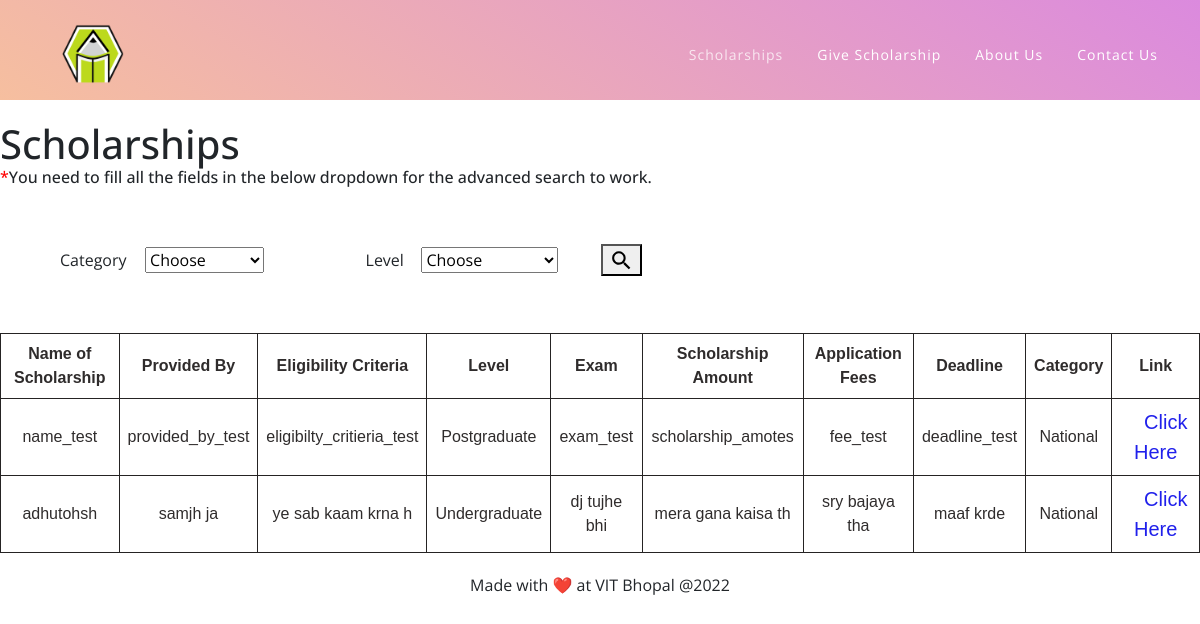
The app's page /filter/, older data.
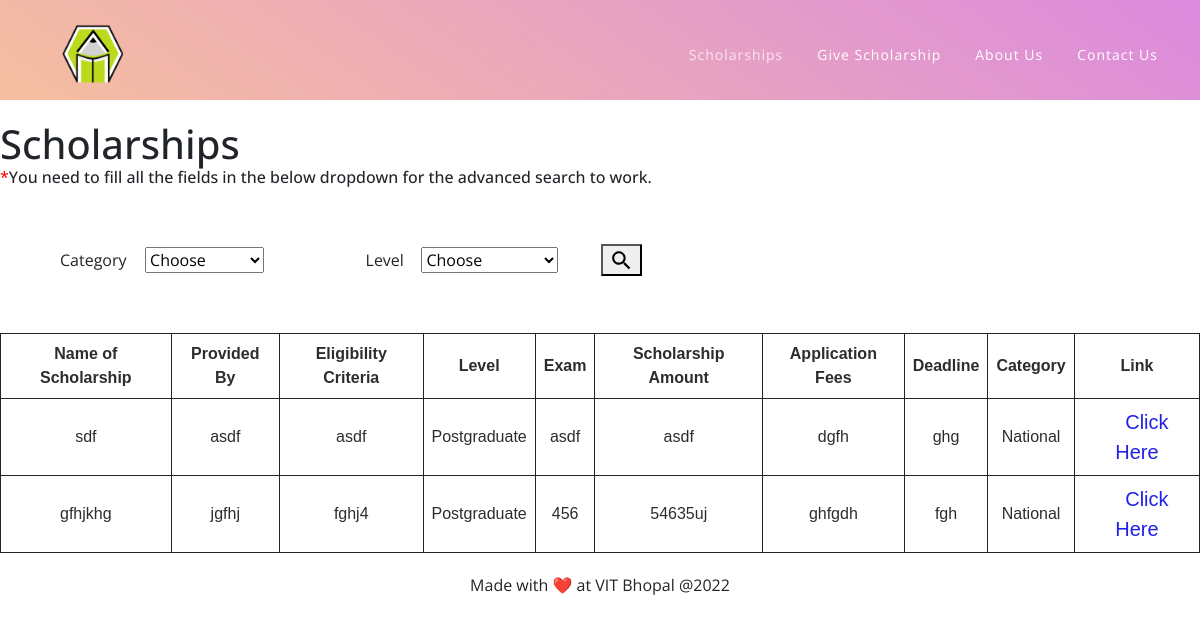
The same page, newer data.
### app/models.py (models this page shows, shortened)
class App(models.Model):
    level = [("Undergraduate","UNDERGRADUATE"),
            ("Postgraduate", "POSTGRADUATE"),
            ("Phd", "PhD")]
    categories = [("National","NATIONAL"),
                 ("International", "INTERNATIONAL")]
    name = models.CharField(max_length=64, help_text = "Enter Name of Scholarship")
    providedby = models.CharField(max_length=64, verbose_name = "Provided By", help_text="Enter name of sponsor or organization")
    eligibilitycriteria = models.CharField(max_length=512, verbose_name = "Eligibility Criteria", help_text="Enter Eligibility Criteria")
    exam = models.CharField(max_length=64, help_text="Enter if any exam is required")
    scholarshipamount = models.CharField(max_length = 18, verbose_name = "Scholarship Amount")
    applicationfees = models.CharField(max_length = 18, verbose_name = "Application Fees")
    deadline = models.CharField(max_length=32)
    link = models.CharField(max_length=128, help_text="Enter 404 if not available")
    category = models.CharField(choices=categories, blank=True, verbose_name = "Category", max_length=200, null=True)
    levels = models.CharField(choices=level, blank=True, verbose_name = "Levels", max_length=200, null=True)

### app/views.py (the view)
# urls.py: path("filter/", views.category, name="filter"),
def category(request):
    search_post = request.GET.get('dropdown')
    search_level = request.GET.get('level')
    search_salary = request.GET.get('salary')
    if search_post:
        apps = App.objects.filter(Q(category=search_post) & Q(levels=search_level))
    else:
        apps = App.objects.all().order_by("-name")
    return render(request, "app/filter.html",{
        "apps":apps
    })

### app/templates/app/filter.html (shortened to what this page needs)
{% load static %}
<!DOCTYPE html>
<html lang = "en">
    <head>
        <link href="{% static 'app/vendor/bootstrap/css/bootstrap.min.css' %}" rel="stylesheet">
        <link rel="stylesheet" href="{% static 'app/assets/css/fontawesome.css' %}">
        <link rel="stylesheet" href="{% static 'app/assets/css/templatemo-eduwell-style.css' %}">
        <link rel="stylesheet" href="{% static 'app/assets/css/owl.css' %}">
        <link rel="stylesheet" href="{% static 'app/assets/css/lightbox.css' %}">
</head>
<body>
    <header class="header-area header-sticky">
        <div class="container">
            <div class="row">
                <div class="col-12">
                    <nav class="main-nav">
                        <a href="{% url 'landing' %}" class="logo">
                            <img src="{% static 'app/assets/images/templatemo-eduwell.png' %}" alt="EduWell Template" width="60" height="60">
                        </a>
                        <ul class="nav">
                            <li><a href="{% url 'index' %}" class="active">Scholarships</a></li>
                            <li><a href = "{% url 'contact'%}">Give Scholarship</a></li>
                            <li><a href="{% url 'about' %}">About Us</a></li>
                            <li><a href="{% url 'contact'%}">Contact Us</a></li>
                        </ul>
                    </nav>
                </div>
            </div>
        </div>
    </header>
<div style="margin-top: 120px;">
    <h1>Scholarships</h1>
    <h6><span style = "color: red;">*</span>You need to fill all the fields in the below dropdown for the advanced search to work.</h6>
    <form style="display: flex; align-items: center;" name = "search">
        <div style="display: flex; align-items: center; padding: 5%;">
            <label style="padding-right: 10%;"  for = "dropdown">Category</label>
            <select  name = "dropdown">
                <option>Choose</option>
            </select>
        </div>
        <div style="display: flex; align-items: center; padding: 5%;">
            <label style="padding-right: 10%;" for = "level">Level</label>
            <select name = "level">
                <option >Choose</option>
            </select>
        </div>
        <button><img src="{% static 'app/images/search-icon.svg' %}" height="25px" width="25px"></button>
    </form>
    <table>
        <tr>
            <th>Name of Scholarship</th>
            <th>Provided By</th>
            <th>Eligibility Criteria</th>
            <th>Level</th>
            <th>Exam</th>
            <th>Scholarship Amount</th>
            <th>Application Fees</th>
            <th>Deadline</th>
            <th>Category</th>
            <th>Link</th>
        </tr>
    {% for app in apps %}
        <tr style="background-color:#ffffffbb">
            <td>{{app.name}}</td>
            <td>{{app.providedby}}</td>
            <td>{{app.eligibilitycriteria}}</td>
            <td>{{app.levels}}</td>
            <td>{{app.exam}}</td>
            <td>{{app.scholarshipamount}}</td>
            <td>{{app.applicationfees}}</td>
            <td>{{app.deadline}}</td>
            <td>{{app.category}}</td>
            <td><a href = "{{app.link}}" style = "color: rgb(32, 32, 235)">Click Here</a></td>
        </tr>
        {% endfor %}
    </table>
    </div>
</body>
<footer style="    margin-top: 20px;
left: 0;
bottom: 0;
width: 100%;
text-align: center;">Made with ❤️ at VIT Bhopal @2022</footer>
</html>

### app/static/app/assets/css/templatemo-eduwell-style.css (style rules this page uses)
html, body, div, span, applet, object, iframe, h1, h2, h3, h4, h5, h6, p, blockquote, div pre, a, abbr, acronym, address, big, cite, code, del, dfn, em, font, img, ins, kbd, q, s, samp, small, strike, strong, sub, sup, tt, var, b, u, i, center, dl, dt, dd, ol, ul, li, figure, header, nav, section, article, aside, footer, figcaption { margin: 0; padding: 0; border: 0; outline: 0; }
ul, li { padding: 0; margin: 0; list-style: none; }
header, nav, section, article, aside, footer, hgroup { display: block; }
* { box-sizing: border-box; }
html, body { font-family: 'Open Sans', sans-serif; font-weight: 400; background-color: #fff; font-size: 16px; -ms-text-size-adjust: 100%; -webkit-font-smoothing: antialiased; -moz-osx-font-smoothing: grayscale; }
a { text-decoration: none !important; }
h1, h2, h3, h4, h5, h6 { margin-top: 0px; margin-bottom: 0px; }
ul { margin-bottom: 0px; }
img { width: 100%; overflow: hidden; }
html, body { background: #fff; font-family: 'Open Sans', sans-serif; }
.header-area { background-image: url(../images/header-bg.png); background-size: contain; background-repeat: no-repeat; background-position: center; position: absolute; top: 0; left: 0; right: 0; z-index: 100; -webkit-transition: all .5s ease 0s; -moz-transition: all .5s ease 0s; -o-transition: all .5s ease 0s; transition: all .5s ease 0s; }
.header-area .main-nav { min-height: 80px; background: transparent; }
.header-area .main-nav .logo { line-height: 100px; color: #fff; font-size: 28px; font-weight: 700; text-transform: uppercase; letter-spacing: 2px; float: left; -webkit-transition: all 0.3s ease 0s; -moz-transition: all 0.3s ease 0s; -o-transition: all 0.3s ease 0s; transition: all 0.3s ease 0s; }
.header-area .main-nav .nav { float: right; margin-top: 35px; margin-right: 0px; background-color: transparent; -webkit-transition: all 0.3s ease 0s; -moz-transition: all 0.3s ease 0s; -o-transition: all 0.3s ease 0s; transition: all 0.3s ease 0s; position: relative; z-index: 999; }
.header-area .main-nav .nav li { padding-left: 30px; padding-right: 30px; }
.header-area .main-nav .nav li:last-child { padding-right: 0px; }
.header-area .main-nav .nav li a { display: block; font-weight: 400; font-size: 14px; text-transform: capitalize; color: #fff; -webkit-transition: all 0.3s ease 0s; -moz-transition: all 0.3s ease 0s; -o-transition: all 0.3s ease 0s; transition: all 0.3s ease 0s; height: 40px; line-height: 40px; border: transparent; letter-spacing: 1px; }
.header-area .main-nav .nav li:hover a, .header-area .main-nav .nav li a.active { color: #fff!important; opacity: 0.75; }
.header-area.header-sticky { min-height: 80px; }
.header-area .nav { margin-top: 30px; }
.header-area.header-sticky .nav li a.active { color: #dc8cdb; }
@media (max-width: 1200px) { .header-area .main-nav .nav li { padding-left: 7px; padding-right: 7px; } }
@media (max-width: 1200px) { .header-area .main-nav:before { display: none; } }
@media (min-width: 767px) { .header-area .main-nav .nav { display: flex !important; } }
body { overflow-x: hidden; }
@media (max-width: 1200px) { .header-area { background: rgb(219,138,222) !important; background: linear-gradient(-145deg, rgba(219,138,222,1) 0%, rgba(246,191,159,1) 100%) !important; } }

### app/templates/app/filter.html (style rules this page uses)
a { color: #3a3838; text-decoration: none; font-size: 20px; margin-left: 20px; }
table { font-family: Arial, Helvetica, sans-serif; border-collapse: collapse; width: 100%; }
td, th { border: 1px solid #252323; text-align: center; padding: 8px; color: #2f2c2c ; }
tr:nth-child(even) { background-color: #2c2a2a; }

Row changes from the older to the newer data that the page shows:
changed App: name "name_test" → "sdf"; providedby "provided_by_test" → "asdf"; eligibilitycriteria "eligibilty_critieria_test" → "asdf"; exam "exam_test" → "asdf"; scholarshipamount "scholarship_amotes" → "asdf"; applicationfees "fee_test" → "dgfh"; deadline "deadline_test" → "ghg"
changed App: name "adhutohsh" → "gfhjkhg"; providedby "samjh ja" → "jgfhj"; eligibilitycriteria "ye sab kaam krna h" → "fghj4"; levels "Undergraduate" → "Postgraduate"; exam "dj tujhe bhi" → "456"; scholarshipamount "mera gana kaisa th" → "54635uj"; applicationfees "sry bajaya tha" → "ghfgdh"; deadline "maaf krde" → "fgh"
